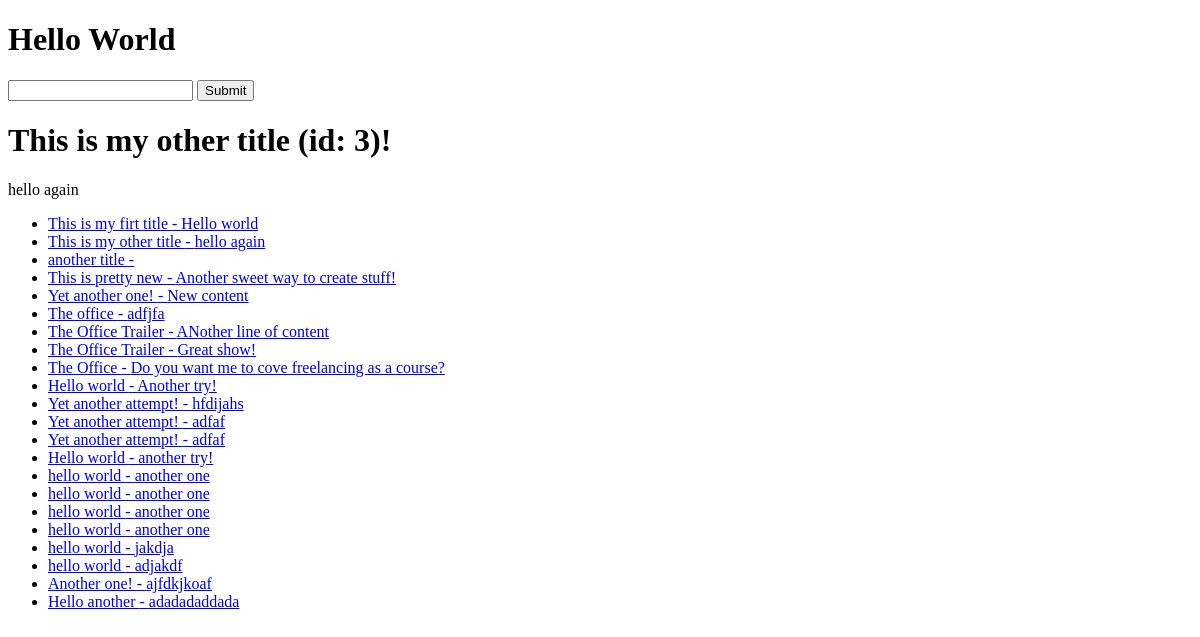
The app's page /, older data.
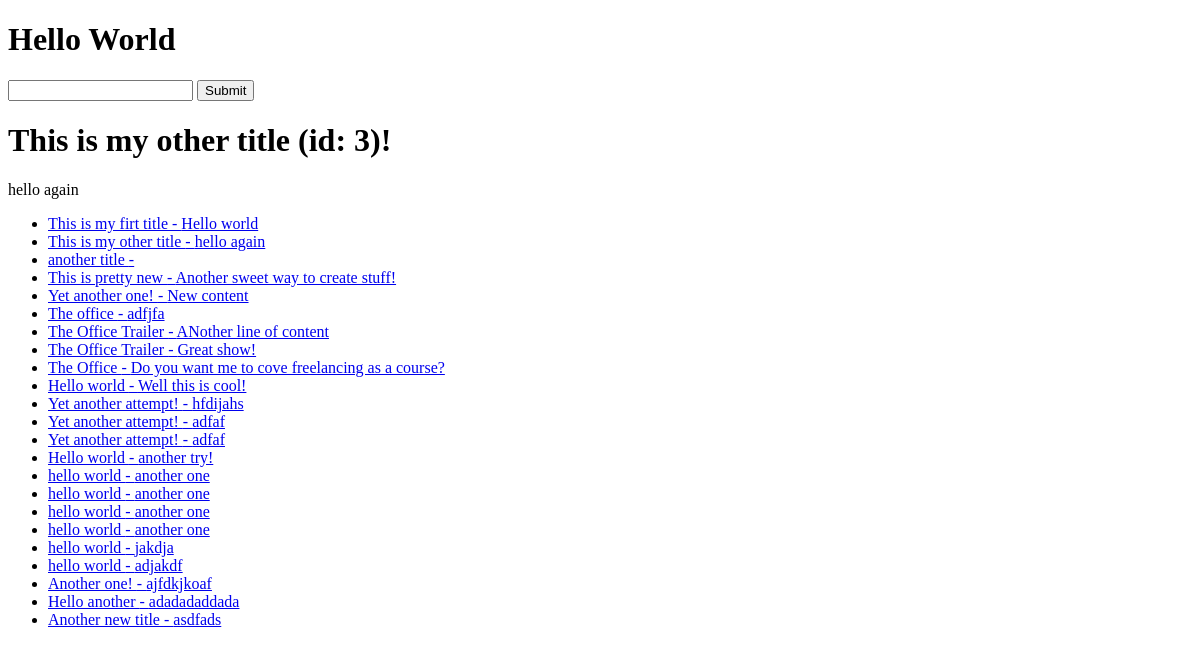
The same page, newer data.
### articles/models.py (models this page shows, shortened)
class Article(models.Model):
    title = models.CharField(max_length=120)
    slug = models.SlugField(blank=True, null=True)
    content = models.TextField()
    timestamp = models.DateTimeField(auto_now_add=True)
    updated = models.DateTimeField(auto_now=True)
    publish = models.DateField(auto_now_add=False, auto_now=False, null=True, blank=True)

### trydjango/views.py (the view)
# urls.py: path('', home_view), #index / home / root
def home_view(request, *args, **kwargs):
    name = "Light" # hard coded
    random_id = random.randint(1,4) # API call to some rest API with python & python requests
    article_obj = Article.objects.get(id=random_id)
    article_queryset = Article.objects.all()
    context = {
        "object_list": article_queryset,
        "object": article_obj,
        "title": article_obj.title,
        "id": article_obj.id,
        "content": article_obj.content
    }
    HTML_STRING = render_to_string("home-view.html",
    context=context)
    return HttpResponse(HTML_STRING)

### templates/home-view.html
{% extends "base.html" %}
{% block content %}
<h1>{{ object.title }} (id: {{ id }})!</h1>
<p>{{ content }}</p>
<ul>
    {% for x in object_list %}
        {% if x.title %}
            <li><a href="/articles/{{ x.id }}/">{{ x.title }} - {{ x.content }}</a></li>
        {% endif %}
    {% endfor %}
</ul>
{% endblock content %}

### templates/base.html (shortened to what this page needs)
<!DOCTYPE html>
<html>
    <head>
    </head>
    <body>
        <h1>Hello World</h1>
        <form action="/articles/" method="GET">
            <input type="text" name="q" />
            <input type="submit"/>
        </form>
        {% block content %}{% endblock content %}
    </body>
</html>

Row changes from the older to the newer data that the page shows:
changed Article: content "Another try!" → "Well this is cool!"
added Article: title "Another new title", content "asdfads"
